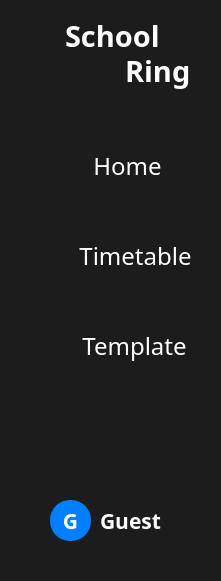
   <widget class="QFrame" name="menu">
    <property name="enabled">
     <bool>true</bool>
    </property>
    <property name="geometry">
     <rect>
      <x>-35</x>
      <y>0</y>
      <width>221</width>
      <height>581</height>
     </rect>
    </property>
    <property name="styleSheet">
     <string notr="true">border-radius: 18;
background-color: #1C1C1C
</string>
    </property>
    <property name="frameShape">
     <enum>QFrame::StyledPanel</enum>
    </property>
    <property name="frameShadow">
     <enum>QFrame::Raised</enum>
    </property>
    <widget class="QPushButton" name="login_button_cerkle">
     <property name="geometry">
      <rect>
       <x>50</x>
       <y>500</y>
       <width>41</width>
       <height>41</height>
      </rect>
     </property>
     <property name="font">
      <font>
       <family>Yandex Sans Text</family>
       <pointsize>16</pointsize>
       <weight>75</weight>
       <bold>true</bold>
      </font>
     </property>
     <property name="cursor">
      <cursorShape>PointingHandCursor</cursorShape>
     </property>
     <property name="styleSheet">
      <string notr="true">border-radius : 20; 
border : 0px solid white;
background-color: #0080ff;
color: white</string>
     </property>
     <property name="text">
      <string>G</string>
     </property>
    </widget>
    <widget class="QLabel" name="label_13">
     <property name="geometry">
      <rect>
       <x>65</x>
       <y>20</y>
       <width>96</width>
       <height>31</height>
      </rect>
     </property>
     <property name="font">
      <font>
       <family>Yandex Sans Text Bold</family>
       <pointsize>22</pointsize>
       <weight>75</weight>
       <bold>true</bold>
      </font>
     </property>
     <property name="styleSheet">
      <string notr="true">color: white;
background-color: #1C1C1C</string>
     </property>
     <property name="text">
      <string>School</string>
     </property>
    </widget>
    <widget class="QLabel" name="label_14">
     <property name="geometry">
      <rect>
       <x>125</x>
       <y>50</y>
       <width>66</width>
       <height>41</height>
      </rect>
     </property>
     <property name="font">
      <font>
       <family>Yandex Sans Text Bold</family>
       <pointsize>22</pointsize>
       <weight>75</weight>
       <bold>true</bold>
      </font>
     </property>
     <property name="styleSheet">
      <string notr="true">color: white;
background-color: #1C1C1C</string>
     </property>
     <property name="text">
      <string>Ring</string>
     </property>
    </widget>
    <widget class="QPushButton" name="login_button_text">
     <property name="geometry">
      <rect>
       <x>100</x>
       <y>500</y>
       <width>111</width>
       <height>41</height>
      </rect>
     </property>
     <property name="font">
      <font>
       <family>Yandex Sans Text</family>
       <pointsize>16</pointsize>
       <weight>75</weight>
       <italic>false</italic>
       <bold>true</bold>
      </font>
     </property>
     <property name="cursor">
      <cursorShape>PointingHandCursor</cursorShape>
     </property>
     <property name="layoutDirection">
      <enum>Qt::LeftToRight</enum>
     </property>
     <property name="styleSheet">
      <string notr="true">color: white;
text-align: left</string>
     </property>
     <property name="text">
      <string>Guest</string>
     </property>
    </widget>
    <widget class="QWidget" name="layoutWidget">
     <property name="geometry">
      <rect>
       <x>70</x>
       <y>150</y>
       <width>92</width>
       <height>31</height>
      </rect>
     </property>
     <layout class="QHBoxLayout" name="horizontalLayout">
      <item>
       <widget class="QLabel" name="label_8">
        <property name="text">
         <string/>
        </property>
        <property name="pixmap">
         <pixmap>../icons/main_window/home/home.png</pixmap>
        </property>
       </widget>
      </item>
      <item>
       <widget class="QPushButton" name="home_button">
        <property name="font">
         <font>
          <family>Yandex Sans Display Light</family>
          <pointsize>18</pointsize>
          <weight>50</weight>
          <italic>false</italic>
          <bold>false</bold>
         </font>
        </property>
        <property name="cursor">
         <cursorShape>PointingHandCursor</cursorShape>
        </property>
        <property name="styleSheet">
         <string notr="true">color: white</string>
        </property>
        <property name="text">
         <string>Home</string>
        </property>
       </widget>
      </item>
     </layout>
    </widget>
    <widget class="QWidget" name="layoutWidget">
     <property name="geometry">
      <rect>
       <x>60</x>
       <y>240</y>
       <width>132</width>
       <height>31</height>
      </rect>
     </property>
     <layout class="QHBoxLayout" name="horizontalLayout_2">
      <item>
       <widget class="QLabel" name="label_9">
        <property name="text">
         <string/>
        </property>
        <property name="pixmap">
         <pixmap>../icons/main_window/home/timetable.png</pixmap>
        </property>
       </widget>
      </item>
      <item>
       <widget class="QPushButton" name="timetable_button">
        <property name="font">
         <font>
          <family>Yandex Sans Display Light</family>
          <pointsize>18</pointsize>
          <weight>50</weight>
          <italic>false</italic>
          <bold>false</bold>
         </font>
        </property>
        <property name="cursor">
         <cursorShape>PointingHandCursor</cursorShape>
        </property>
        <property name="styleSheet">
         <string notr="true">color: white</string>
        </property>
        <property name="text">
         <string>Timetable</string>
        </property>
       </widget>
      </item>
     </layout>
    </widget>
    <widget class="QWidget" name="layoutWidget">
     <property name="geometry">
      <rect>
       <x>60</x>
       <y>330</y>
       <width>127</width>
       <height>31</height>
      </rect>
     </property>
     <layout class="QHBoxLayout" name="horizontalLayout_3">
      <item>
       <widget class="QLabel" name="label_3">
        <property name="text">
         <string/>
        </property>
        <property name="pixmap">
         <pixmap>../icons/main_window/home/template.png</pixmap>
        </property>
       </widget>
      </item>
      <item>
       <widget class="QPushButton" name="template_button">
        <property name="sizePolicy">
         <sizepolicy hsizetype="Fixed" vsizetype="Fixed">
          <horstretch>0</horstretch>
          <verstretch>0</verstretch>
         </sizepolicy>
        </property>
        <property name="font">
         <font>
          <family>Yandex Sans Display Light</family>
          <pointsize>18</pointsize>
          <weight>50</weight>
          <italic>false</italic>
          <bold>false</bold>
         </font>
        </property>
        <property name="cursor">
         <cursorShape>PointingHandCursor</cursorShape>
        </property>
        <property name="styleSheet">
         <string notr="true">color: white</string>
        </property>
        <property name="text">
         <string>Template</string>
        </property>
       </widget>
      </item>
     </layout>
    </widget>
   </widget>
